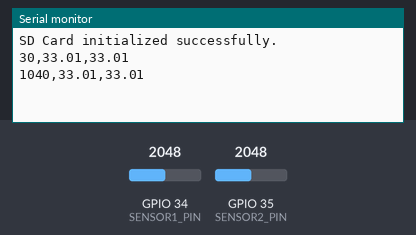
Simulated run of this sketch. Board: ESP32. Parts: the last lines printed to the serial monitor. The inputs (shaded band) are chosen by the test bench; at power-on: GPIO 34 (SENSOR1_PIN) = 2048, GPIO 35 (SENSOR2_PIN) = 2048. Storage starts empty.

Above: at 1.8 s.
1.9 s: GPIO 34 (SENSOR1_PIN) set to 2866
At 2.9 s:
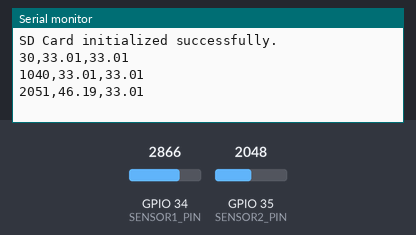
3.4 s: GPIO 35 (SENSOR2_PIN) set to 2866
At 4.5 s:
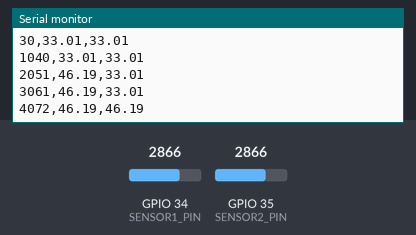
4.9 s: GPIO 34 (SENSOR1_PIN) set to 3603
At 5.6 s:
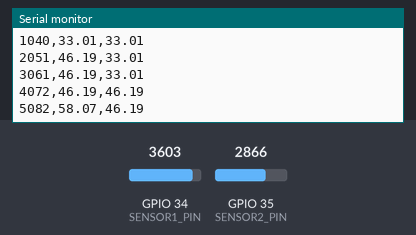
6.4 s: GPIO 35 (SENSOR2_PIN) set to 3603
At 7.9 s:
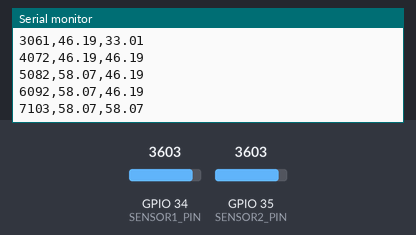
Timing chart, 0 to 8.9 s (numbered marks = the images above; inputs shaded):
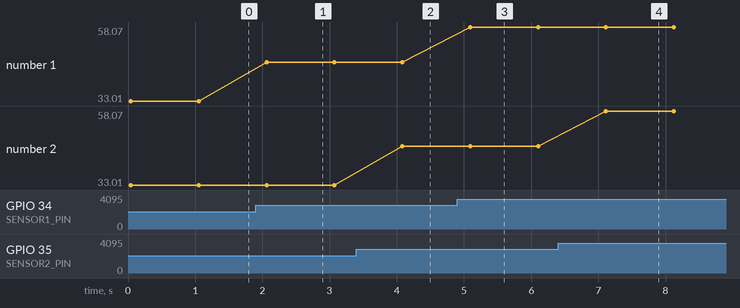

The sketch:

CurrentTracker_v1.0_jun14a.ino
```cpp
#include <SPI.h>
#include <SD.h>

#define SENSOR1_PIN 34  // ADC pin for Current Transformer 1
#define SENSOR2_PIN 35  // ADC pin for Current Transformer 2
#define SD_CS_PIN 5     // Chip Select (CS) pin for SD card

File dataFile;

void setup() {
    Serial.begin(115200);

    // Initialize SD card
    if (!SD.begin(SD_CS_PIN)) {
        Serial.println("SD Card initialization failed!");
        return;
    }
    Serial.println("SD Card initialized successfully.");

    // Open CSV file and write headers
    dataFile = SD.open("/current_log.csv", FILE_WRITE);
    if (dataFile) {
        dataFile.println("Timestamp,Current1_A,Current2_A");
        dataFile.close();
    }
}

void loop() {
    unsigned long timestamp = millis();

    // Read sensor values
    int raw1 = analogRead(SENSOR1_PIN);
    int raw2 = analogRead(SENSOR2_PIN);

    // Convert ADC values to current (adjust based on calibration)
    float voltage1 = raw1 * (3.3 / 4095.0);
    float voltage2 = raw2 * (3.3 / 4095.0);
    float current1 = voltage1 * 20;  // Example scaling factor
    float current2 = voltage2 * 20;

    // Log data to SD card
    dataFile = SD.open("/current_log.csv", FILE_WRITE);
    if (dataFile) {
        dataFile.print(timestamp);
        dataFile.print(",");
        dataFile.print(current1);
        dataFile.print(",");
        dataFile.println(current2);
        dataFile.close();
    }

    // Send data to PC
    Serial.print(timestamp);
    Serial.print(",");
    Serial.print(current1);
    Serial.print(",");
    Serial.println(current2);

    delay(1000);  // Delay for readability
}
```

Measured:
- after the input at 1.9 s, the serial monitor: prints a new line after 0.16 s (image 1)
- after the input at 3.4 s, the serial monitor: prints a new line after 0.68 s (image 2)
- after the input at 4.9 s, the serial monitor: prints a new line after 0.19 s (image 3)
- after the input at 6.4 s, the serial monitor: prints a new line after 0.71 s (image 4)
- plotted number 1: 33.01 → 46.19 after the input at 1.9 s, 46.19 → 58.07 after the input at 4.9 s
